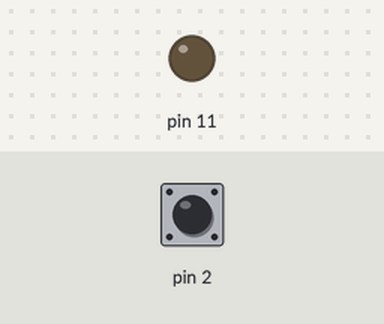
The sketch below on a simulated Arduino Uno, built with avr-gcc and run on an emulated ATmega328P. Shown: output pins drawn as LEDs (lit = HIGH). The inputs (shaded band) are chosen by the test bench; at power-on: pin 2 HIGH.

Above: at 1.2 s.
1.3 s: pin 2 pulled LOW for 0.15 s
At 2.1 s:
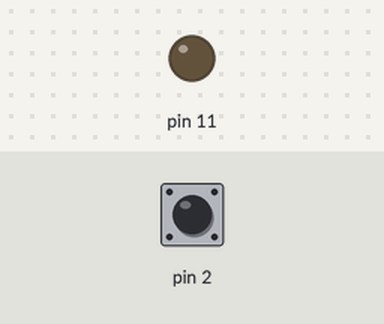
3.0 s: pin 2 pulled LOW for 1 s
At 4.3 s:
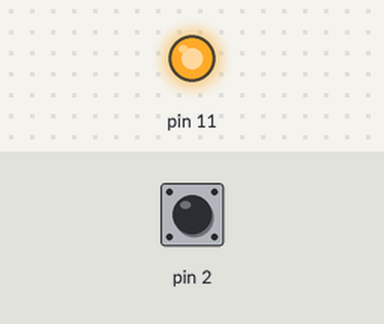
5.5 s: pin 2 pulled LOW for 0.15 s
At 5.6 s:
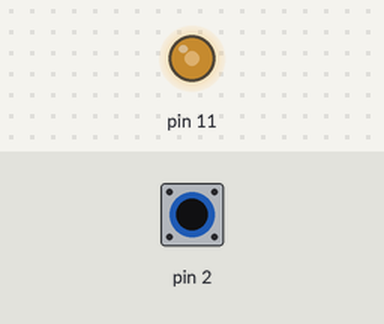
7.2 s: pin 2 pulled LOW for 3.2 s
At 11.6 s:
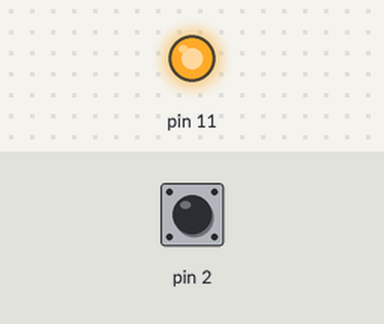
Timing chart, 0 to 12.9 s (numbered marks = the images above; inputs shaded):
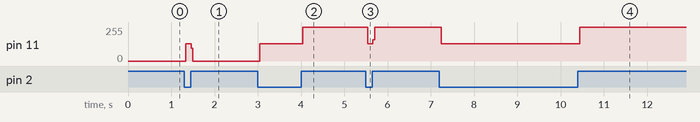

The sketch:

Blink.ino
```cpp
#include "./RisingEdge.h"

int toggle = 0;
RisingEdge ri;

void setup() {
    pinMode(2, INPUT_PULLUP);
    pinMode(11, OUTPUT);
}

void loop() {
    ri.input(!digitalRead(2));

    if (ri.getStatus()) {
        toggle = !toggle;
    }

    digitalWrite(11, toggle);

}
```

RisingEdge.h
```cpp
class RisingEdge {
public:
  void input(bool val);
  int getStatus();

private:
  int state;
  int triggered;
};
```

Measured:
- after the input at 1.3 s, pin 11: 0/255 → 128/255 at once, → 0/255 0.12 s later
- after the input at 3.0 s, pin 11: 0/255 → 128/255 at once, → 255/255 1.0 s later
- after the input at 5.5 s, pin 11: 255/255 → 128/255 at once, → 255/255 0.12 s later
- after the input at 7.2 s, pin 11: 255/255 → 128/255 at once, → 255/255 3.2 s later
